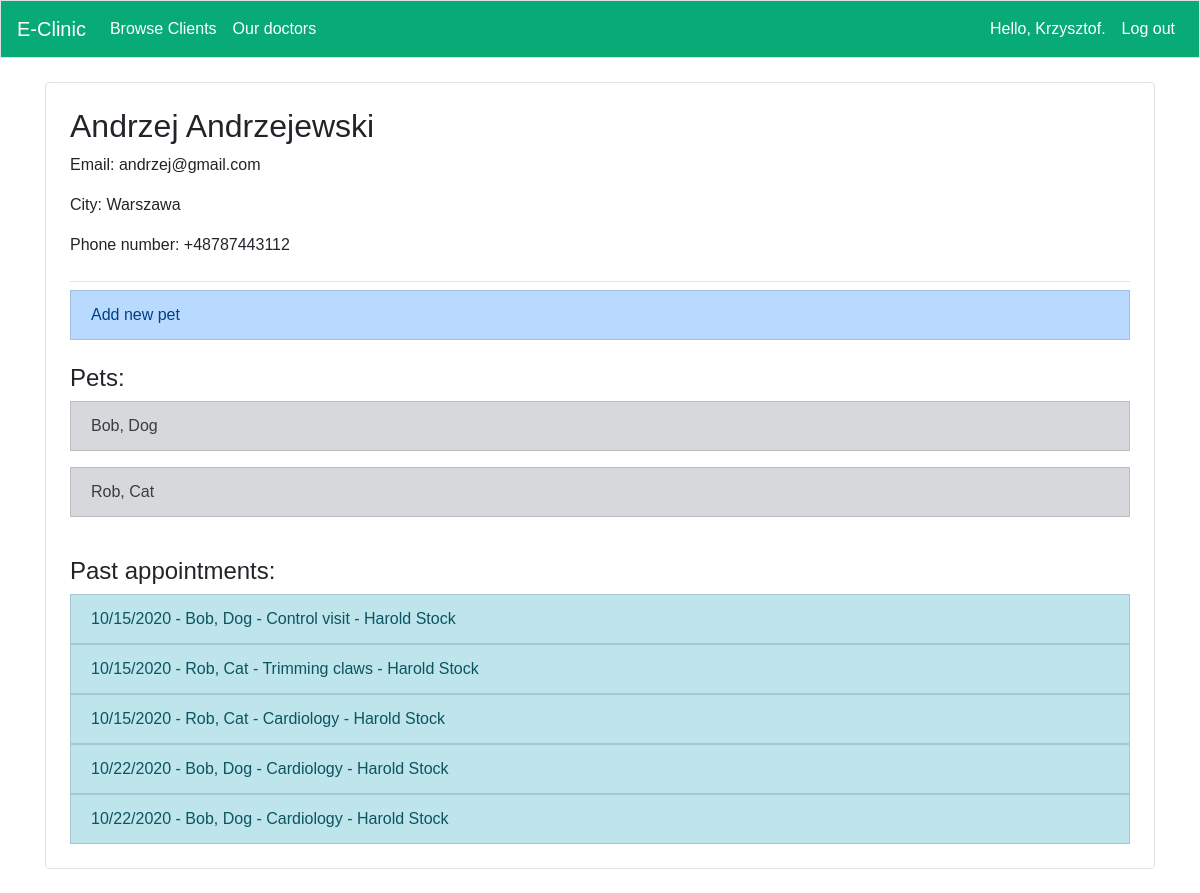
/browse_clients/3/ (signed in), run on the app's committed database.
### user/models.py (models this page shows, shortened)
class Profile(models.Model):
    user = models.OneToOneField(User,default=None, null=True, on_delete=models.CASCADE)
    phone_number = models.CharField(verbose_name=_lazy('phone_number'),
                                    max_length=15,
                                    blank=True,
                                    null=True,)
    city = models.CharField(verbose_name=_lazy('city'),
                            max_length=100,
                            blank=True,
                            null=True,)
    birth_date = models.DateField(null=True, blank=True)

class Service(models.Model):
    name = models.CharField(verbose_name=_lazy('service'),max_length=200, null=True)
    duration = models.DurationField(verbose_name=_lazy('duration'),null=True)
    admin_only = models.BooleanField(null=True,verbose_name=_lazy('staff only'))
    class Meta:
        verbose_name_plural = 'Services'
    def __str__(self):
        return f"{self.name}"

class Doctor(models.Model):
    profile = models.OneToOneField(Profile,verbose_name=_lazy('profile'),default=None, on_delete=models.CASCADE)
    speciality = models.CharField(verbose_name=_lazy('speciality'),max_length=50)
    image = models.ImageField(upload_to='static/profile_images', blank=True)
    services = models.ManyToManyField(Service,verbose_name=_lazy('services'))
    class Meta:
        verbose_name_plural = 'Doctors'
    def __str__(self):
        return f"{self.profile.user.first_name} {self.profile.user.last_name}"

### app/models.py (models this page shows, shortened)
class Animal(models.Model):
    name = models.CharField(verbose_name=_lazy('name'),max_length=20)
    specie = models.CharField(verbose_name=_lazy('specie'),max_length=20)
    birth_date = models.DateField(verbose_name=_lazy('birth date'),auto_now_add=False,null=True)
    register_date = models.DateField(verbose_name=_lazy('register date'),auto_now_add=True)
    owner = models.ForeignKey(User,verbose_name=_lazy('owner'), on_delete=models.CASCADE)
    class Meta:
        verbose_name_plural = 'Animals'
    def __str__(self):
        return f"{self.name}, {self.specie}"

class Appointment(models.Model):
    client = models.ForeignKey(User,verbose_name=_lazy('client'),null=True, default=None, on_delete=models.CASCADE)
    animal = models.ForeignKey(Animal,verbose_name=_lazy('animal'), on_delete=models.CASCADE,blank=True,null=True)
    slot = models.ForeignKey('user.Slot',verbose_name=_lazy('slot'), null=True, on_delete=models.SET_NULL)
    service = models.ForeignKey('user.Service',verbose_name=_lazy('service'), null=True, on_delete=models.SET_NULL)
    doctor = models.ForeignKey('user.Doctor',verbose_name=_lazy('doctor'), null=True, on_delete=models.SET_NULL)
    date = models.DateField(verbose_name=_lazy('date'),null=True)
    start_time = models.TimeField(verbose_name=_lazy('start time'),null=True)
    information = models.TextField(verbose_name=_lazy('information'),null=True,blank=True)
    class Meta:
        verbose_name_plural = 'Appointments'

### app/decorators.py (the view)
		def wrapper_func(request, *args, **kwargs):
			group = None
			if request.user.groups.exists():
				group = request.user.groups.all()[0].name
			if group in allowed_roles:
				return view_func(request, *args, **kwargs)
			else:
				return HttpResponse('You are not authorized to view this page')

### app/templatetags/user_tags.py (called while the page is built)
@register.filter(name='has_group')
def has_group(user, group_name):
    group = Group.objects.filter(name=group_name)
    if group:
        group = group.first()
        return group in user.groups.all()
    else:
        return False

### app/views.py (called while the page is built)
@staff_member_required(login_url='app:index')
@allowed_users(allowed_roles=['Admin'])
def client(request,client_id):
    client = User.objects.get(id=client_id)
    appointments = Appointment.objects.filter(client=client).order_by('date','start_time')
    past_appointments = []
    today = date.today()
    for appointment in appointments:
        if appointment.date < today:
            past_appointments.append(appointment)
            appointments = appointments.exclude(id=appointment.id)
        else:
            break
    animals = client.animal_set.all()
    context = {'client':client,'animals': animals, 'appointments':appointments,
                'past_appointments':past_appointments}
    return render(request, 'app/client.html', context)

### app/templates/app/client.html (shortened to what this page needs)
{% extends "app/base.html" %}
{% load i18n %}
{% load user_tags %}
{% load static %}
{% block page_header %}
    <h2>{{client.first_name}} {{client.last_name}}</h2>
    <p>{% trans "Email:" %} {{client.email}}</p>
    <p>{% trans "City:" %} {{client.profile.city}}</p>
    <p>{% trans "Phone number:" %} {{client.profile.phone_number}}</p>
{% endblock page_header %}
{% block content %}
{% if request.user|has_group:"Admin" %}
    <a class="list-group-item list-group-item-action list-group-item-primary" href="{% url 'app:add_pet' client.id %}">{% trans "Add new pet"%}</a>
    {%endif%}
    <br>
    <h4>{% trans "Pets" %}:</h4>
    {% for animal in animals%}
        <a class="list-group-item list-group-item-action list-group-item-secondary" href="{% url 'app:disease' animal.id %}">{{animal}}</a>
        {% empty %}
        <h5>{% trans "No pets"%}</h5>
    {%endfor%}
    <br>
    {% if past_appointments%}
    <h4>{% trans "Past appointments" %}:</h4>
    {% for appointment in past_appointments %}
        <a class="list-group-item list-group-item-action list-group-item-info"
        href="javascript:showhide('{{appointment.id}}')">{{appointment.date|date:"SHORT_DATE_FORMAT"}} - {{appointment.animal}} - {{appointment.service}} - {{appointment.doctor}}</a>
    {% endfor %}
    {% endif %}
{% endblock content %}

### app/templates/app/base.html (shortened to what this page needs)
<!doctype html>
<html lang="en">
  <head>
    {% load bootstrap4 %}
    {% load i18n %}
    {% load user_tags %}
    {% load static %}
    {% bootstrap_css%}
    <link rel="stylesheet" type="text/css" href="{% static 'css/base.css' %}">
  </head>
  <body>
    <nav class="navbar navbar-custom navbar-expand-md navbar-light  mb-4 border">
      <a class="navbar-brand" href="{% url 'app:index'%}">
          E-Clinic</a>
      <div class="collapse navbar-collapse" id="navbarCollapse">
        <ul class="navbar-nav mr-auto" id="links">
          {% if request.user.is_active and request.user.is_staff %}
            {% if request.user|has_group:"Admin" %}
            <li class="nav-item"><a class="nav-link" href="{% url 'app:browse_clients' %}">{% trans "Browse Clients" %}</a></li>
            {% endif %}
          {% else %}
          {% if user.is_authenticated%}
          <li class="nav-item"><a class="nav-link" href="{% url 'app:animals'%}">{% trans "My pets" %}</a></li>
          <li class="nav-item"><a class="nav-link" href="{% url 'app:my_appointments'%}">{% trans "My appointments" %}</a></li>
          {% endif %}
          {%endif%}
          <li class="nav-item"><a class="nav-link" href="{% url 'app:doctors'%}">{% trans "Our doctors" %}</a></li>
        </ul>
        <ul class="navbar-nav ml-auto" id="links">
          {% if user.is_authenticated %}
            <li class="nav-item">
              <a class="nav-link" href="{% url 'user:profile' %}">{% trans "Hello,"%} {{ user.first_name }}.</a>
            </li>
            <li class="nav-item">
              <a class="nav-link" href="{% url 'user:logout' %}">{% trans "Log out" %}</a>
            </li>
          {% else %}
            <li class="nav-item">
              <a class="nav-link" href="{% url 'user:register' %}">{% trans "Register" %}</a>
            </li>
            <li class="nav-item">
              <a class="nav-link" href="{% url 'user:login' %}">{% trans "Log in" %}</a></li>
          {% endif %}
        </ul>
      </div>
    </nav>
    <main class="container">
      <div class="container p-4 my-4  text-black border rounded position-relative">
      <div class="pb-2 mb-2 border-bottom">
        {% block page_header %}{% endblock page_header %}
      </div>
      <div>
        {% block content %}{% endblock content %}
      </div>
    </div>
    </main>
  </body>
</html>

### static/css/base.css (style rules this page uses)
p { font-family: 'arial'; }
h2 { font-family: 'arial'; }
h4 { font-family: 'arial'; }
a { font-family :'arial'; }
.navbar-custom { background-color: #08aa75; }
.navbar-custom .navbar-brand, .navbar-custom .navbar-text { font-family :'arial'; color:white; }
#links a { font-family: 'arial'; color:white; }

### data on the page
Animal: name+specie "Bob, Dog"
Animal: name+specie "Rob, Cat"
Appointment: date "10/15/2020", animal "Bob, Dog", service "Control visit", doctor "Harold Stock"
Appointment: date "10/15/2020", animal "Rob, Cat", service "Trimming claws", doctor "Harold Stock"
Appointment: date "10/15/2020", animal "Rob, Cat", service "Cardiology", doctor "Harold Stock"
Appointment: date "10/22/2020", animal "Bob, Dog", service "Cardiology", doctor "Harold Stock"
Appointment: date "10/22/2020", animal "Bob, Dog", service "Cardiology", doctor "Harold Stock"

### other printed values
{{ user.first_name }} "Krzysztof"
{{ client.first_name }} "Andrzej"
{{ client.last_name }} "Andrzejewski"
{{ client.email }} "andrzej@gmail.com"
{{ client.profile.city }} "Warszawa"
{{ client.profile.phone_number }} "+48787443112"
